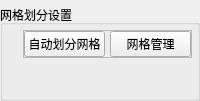
       <widget class="QWidget" name="tab_6">
        <attribute name="icon">
         <iconset resource="res.qrc">
          <normaloff>:/graphics/mesh.png</normaloff>:/graphics/mesh.png</iconset>
        </attribute>
        <attribute name="title">
         <string>网格</string>
        </attribute>
        <layout class="QVBoxLayout" name="verticalLayout_12">
         <property name="spacing">
          <number>5</number>
         </property>
         <property name="leftMargin">
          <number>0</number>
         </property>
         <property name="topMargin">
          <number>5</number>
         </property>
         <property name="rightMargin">
          <number>0</number>
         </property>
         <property name="bottomMargin">
          <number>0</number>
         </property>
         <item>
          <widget class="QGroupBox" name="groupBox_4">
           <property name="title">
            <string>网格划分设置</string>
           </property>
           <layout class="QVBoxLayout" name="verticalLayout_16" stretch="0,0">
            <property name="spacing">
             <number>5</number>
            </property>
            <property name="leftMargin">
             <number>20</number>
            </property>
            <property name="topMargin">
             <number>5</number>
            </property>
            <property name="rightMargin">
             <number>5</number>
            </property>
            <property name="bottomMargin">
             <number>0</number>
            </property>
            <item>
             <widget class="QFrame" name="frame_11">
              <property name="maximumSize">
               <size>
                <width>16777215</width>
                <height>16777215</height>
               </size>
              </property>
              <property name="frameShape">
               <enum>QFrame::StyledPanel</enum>
              </property>
              <property name="frameShadow">
               <enum>QFrame::Raised</enum>
              </property>
              <layout class="QHBoxLayout" name="horizontalLayout_14">
               <property name="spacing">
                <number>5</number>
               </property>
               <property name="leftMargin">
                <number>0</number>
               </property>
               <property name="topMargin">
                <number>0</number>
               </property>
               <property name="rightMargin">
                <number>0</number>
               </property>
               <property name="bottomMargin">
                <number>0</number>
               </property>
               <item>
                <widget class="QPushButton" name="auto_mesh">
                 <property name="minimumSize">
                  <size>
                   <width>0</width>
                   <height>26</height>
                  </size>
                 </property>
                 <property name="text">
                  <string>自动划分网格</string>
                 </property>
                 <property name="icon">
                  <iconset resource="res.qrc">
                   <normaloff>:/graphics/mesh.png</normaloff>:/graphics/mesh.png</iconset>
                 </property>
                </widget>
               </item>
               <item>
                <widget class="QPushButton" name="auto_mesh_2">
                 <property name="minimumSize">
                  <size>
                   <width>0</width>
                   <height>26</height>
                  </size>
                 </property>
                 <property name="text">
                  <string>网格管理</string>
                 </property>
                 <property name="icon">
                  <iconset resource="res.qrc">
                   <normaloff>:/graphics/object_manager.png</normaloff>:/graphics/object_manager.png</iconset>
                 </property>
                </widget>
               </item>
              </layout>
             </widget>
            </item>
            <item>
             <spacer name="verticalSpacer_4">
              <property name="orientation">
               <enum>Qt::Vertical</enum>
              </property>
              <property name="sizeHint" stdset="0">
               <size>
                <width>20</width>
                <height>40</height>
               </size>
              </property>
             </spacer>
            </item>
           </layout>
          </widget>
         </item>
        </layout>
       </widget>
